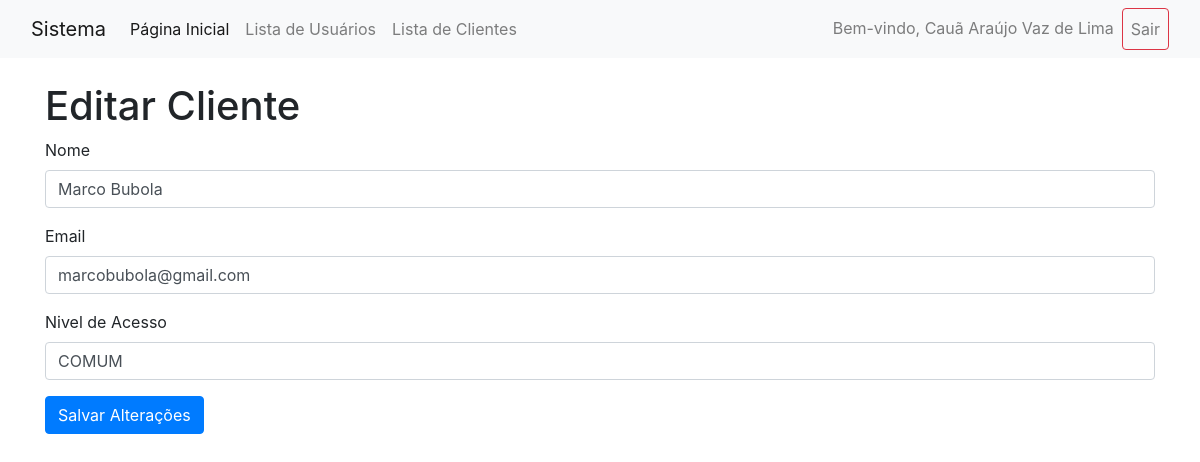
Page /cadastro_cliente/editar_usuarios.php?id=2 (signed in) on the committed database.
### tables this page shows
CREATE TABLE `usuarios` (
  `id` int NOT NULL AUTO_INCREMENT,
  `nome` varchar(100) NOT NULL,
  `email` varchar(100) NOT NULL,
  `senha` varchar(255) NOT NULL,
  `nivel_acesso` varchar(255) NOT NULL,
  PRIMARY KEY (`id`),
  UNIQUE KEY `email` (`email`)
);

### cadastro_cliente/editar_usuarios.php (the view, shortened to what this page needs)
<?php
include 'conexao.php';
include 'menu.php';
$id = $_GET['id'];
$usuarios = $conn->prepare("SELECT * FROM usuarios WHERE id = ?");
$usuarios->execute([$id]);
$usuarios = $usuarios->fetch(PDO::FETCH_ASSOC);
?>
<!DOCTYPE html>
<html lang="pt-br">
<head>
  <link rel="stylesheet" href="https://maxcdn.bootstrapcdn.com/bootstrap/4.5.2/css/bootstrap.min.css">
</head>
<body>
  <div class="container">
    <h1 class="mt-4">Editar Cliente</h1>
    <form method="POST" enctype="multipart/form-data">
      <div class="form-group">
        <label for="nome">Nome</label>
        <input type="text" class="form-control" name="nome" value="<?= htmlspecialchars($usuarios['nome']) ?>" required>
      </div>
      <div class="form-group">
        <label for="email">Email</label>
        <input type="email" class="form-control" name="email" value="<?= htmlspecialchars($usuarios['email']) ?>"
          required>
      </div>
      <div class="form-group">
        <label for="nivel_acesso">Nivel de Acesso</label>
        <input type="text" class="form-control" name="nivel_acesso"
          value="<?= htmlspecialchars($usuarios['nivel_acesso']) ?>" required>
      </div>
      <button type="submit" class="btn btn-primary">Salvar Alterações</button>
    </form>
  </div>
</body>
</html>

### rows in the picture
usuarios: nome "Marco Bubola", email "marcobubola@gmail.com", nivel_acesso "COMUM"

### other values in the picture
$_SESSION['nome_usuario'] "Cauã Araújo Vaz de Lima"
